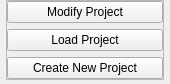
                         <widget class="QWidget" name="toolbox_project">
                          <property name="geometry">
                           <rect>
                            <x>0</x>
                            <y>0</y>
                            <width>170</width>
                            <height>84</height>
                           </rect>
                          </property>
                          <property name="style_ID" stdset="0">
                           <string>taskbarBgLight</string>
                          </property>
                          <attribute name="icon">
                           <iconset resource="icons.qrc">
                            <normaloff>:/icons/images/icons/bat_hanging.svg</normaloff>:/icons/images/icons/bat_hanging.svg</iconset>
                          </attribute>
                          <attribute name="label">
                           <string>Project</string>
                          </attribute>
                          <layout class="QVBoxLayout" name="verticalLayout_56">
                           <property name="leftMargin">
                            <number>6</number>
                           </property>
                           <property name="topMargin">
                            <number>0</number>
                           </property>
                           <property name="rightMargin">
                            <number>6</number>
                           </property>
                           <property name="bottomMargin">
                            <number>0</number>
                           </property>
                           <item alignment="Qt::AlignTop">
                            <widget class="QFrame" name="toolbox_project_body">
                             <property name="frameShape">
                              <enum>QFrame::StyledPanel</enum>
                             </property>
                             <property name="frameShadow">
                              <enum>QFrame::Raised</enum>
                             </property>
                             <property name="style_ID" stdset="0">
                              <string>taskbarBgLight</string>
                             </property>
                             <layout class="QVBoxLayout" name="verticalLayout_23">
                              <property name="leftMargin">
                               <number>0</number>
                              </property>
                              <property name="topMargin">
                               <number>0</number>
                              </property>
                              <property name="rightMargin">
                               <number>0</number>
                              </property>
                              <property name="bottomMargin">
                               <number>0</number>
                              </property>
                              <item>
                               <widget class="QPushButton" name="pushButton_13">
                                <property name="text">
                                 <string>Modify Project</string>
                                </property>
                               </widget>
                              </item>
                              <item>
                               <widget class="QPushButton" name="pushButton_14">
                                <property name="text">
                                 <string>Load Project</string>
                                </property>
                               </widget>
                              </item>
                              <item>
                               <widget class="QPushButton" name="pushButton_15">
                                <property name="text">
                                 <string>Create New Project</string>
                                </property>
                               </widget>
                              </item>
                             </layout>
                            </widget>
                           </item>
                          </layout>
                         </widget>
